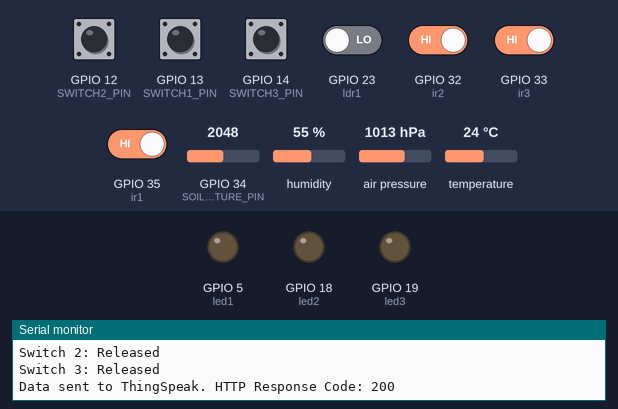
Simulated run of this sketch. Board: ESP32. Shown: output pins drawn as LEDs (lit = HIGH), the last lines printed to the serial monitor. The test bench sets the inputs (shaded band); at power-on: GPIO 12 (SWITCH2_PIN), GPIO 13 (SWITCH1_PIN), GPIO 14 (SWITCH3_PIN), GPIO 32 (ir2), GPIO 33 (ir3), GPIO 35 (ir1) HIGH, GPIO 23 (ldr1) LOW, GPIO 34 (SOIL_MOISTURE_PIN) = 2048, humidity 55 %, air pressure 1013 hPa, temperature 24 °C. WiFi joins after 1.5 s; servers stay silent unless stated; web services answer with replies made up by the test bench.

Above: at 3.2 s.
3.3 s: GPIO 23 (ldr1) driven HIGH
At 4.6 s:
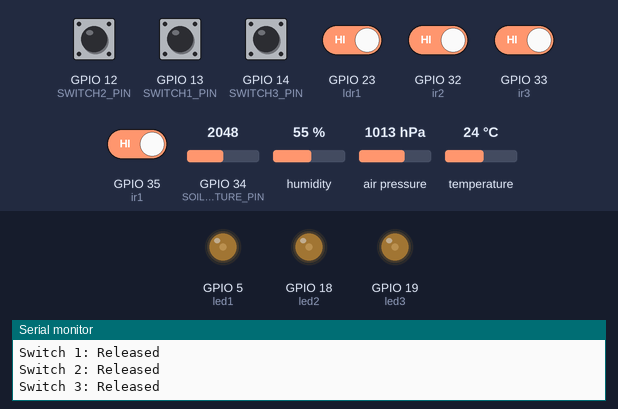
5.2 s: GPIO 32 (ir2) driven LOW
At 6.6 s:
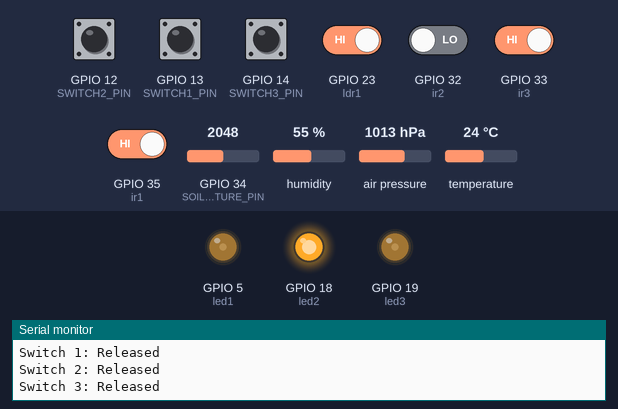
7.1 s: GPIO 35 (ir1) driven LOW
At 8.5 s:
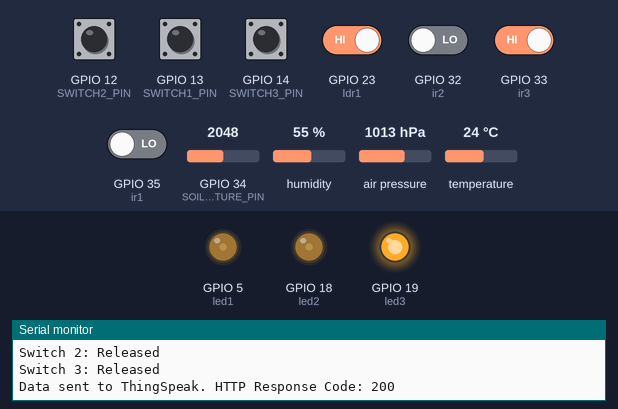
11.5 s: GPIO 35 (ir1) driven HIGH
At 12.4 s:
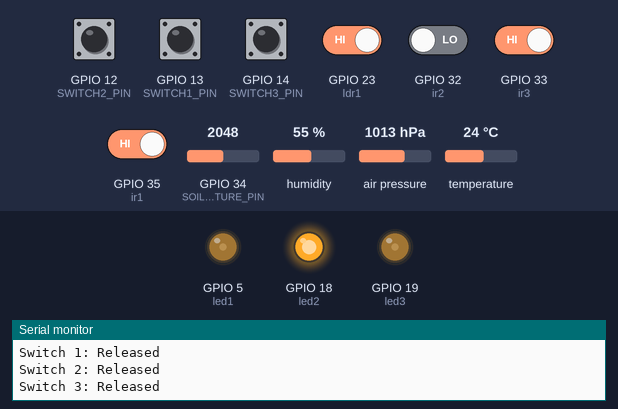
13.4 s: GPIO 32 (ir2) driven HIGH
At 14.3 s:
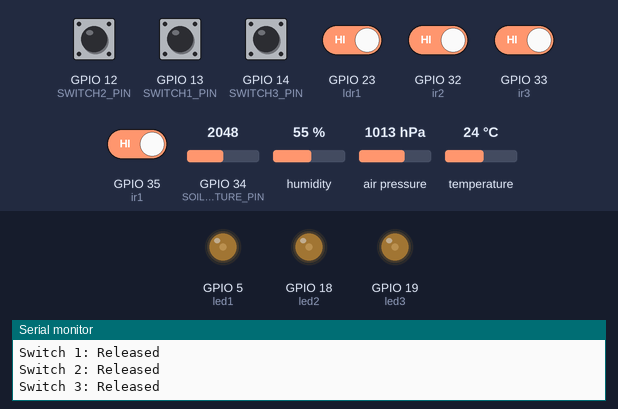
Timing chart, 0 to 16.3 s (numbered marks = the images above; inputs shaded):
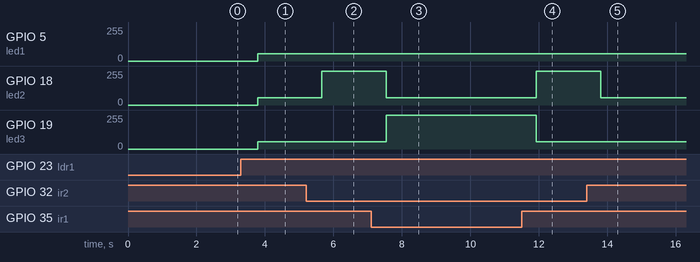

The sketch:

smart_street_light_with_varible_brightness_control.ino
```cpp
#include <WiFi.h>
#include <HTTPClient.h>
#include <DHT.h>
#include <Adafruit_BMP085.h>

int ir1=35;
int ir2=32;
int ir3=33;
int ldr1=23;

int led1=5;
int led2=18;
int led3=19;

const char* ssid = "Project";
const char* password = "12345678";

const char* server = "http://api.thingspeak.com/update";
const char* apiKey = "4S5Q9JYSG86OH6OR";

#define DHTPIN 15
#define DHTTYPE DHT11
DHT dht(DHTPIN, DHTTYPE);

Adafruit_BMP085 bmp;

#define SWITCH1_PIN 13
#define SWITCH2_PIN 12
#define SWITCH3_PIN 14

#define SOIL_MOISTURE_PIN 34

void setup() {
  Serial.begin(115200);

  dht.begin();

  if (!bmp.begin()) {
    Serial.println("Could not find BMP180 sensor!");
    while (1);
  }
  pinMode(ir1,INPUT);
  pinMode(ir2,INPUT);
  pinMode(ir3,INPUT);
  pinMode(ldr1,INPUT);
  pinMode(SOIL_MOISTURE_PIN,INPUT);
  pinMode(led1,OUTPUT);
  pinMode(led2,OUTPUT);
  pinMode(led3,OUTPUT);
  pinMode(SWITCH1_PIN, INPUT_PULLUP);
  pinMode(SWITCH2_PIN, INPUT_PULLUP);
  pinMode(SWITCH3_PIN, INPUT_PULLUP);

  Serial.println("Connecting to Wi-Fi...");
  WiFi.begin(ssid, password);
  while (WiFi.status() != WL_CONNECTED) {
    delay(1000);
    Serial.print(".");
  }
  Serial.println("\nConnected to Wi-Fi");
}

void loop() {

  int ir1r=digitalRead(ir1);
  int ir2r=digitalRead(ir2);
  int ir3r=digitalRead(ir3);
  int ldr1r=digitalRead(ldr1);


  float temperature = dht.readTemperature();
  float humidity = dht.readHumidity();

  float pressure = bmp.readPressure() / 100.0;
  float altitude = bmp.readAltitude();

  int soilMoisture = analogRead(SOIL_MOISTURE_PIN);
  float soilMoisturePercent = map(soilMoisture, 0, 4095, 0, 100);

  int switch1 = digitalRead(SWITCH1_PIN);
  int switch2 = digitalRead(SWITCH2_PIN);
  int switch3 = digitalRead(SWITCH3_PIN);

  Serial.print("Temperature: "); Serial.println(temperature);
  Serial.print("Humidity: "); Serial.println(humidity);
  Serial.print("Pressure: "); Serial.println(pressure);
  Serial.print("Altitude: "); Serial.println(altitude);
  Serial.print("Soil Moisture: "); Serial.print(soilMoisturePercent); Serial.println("%");
  Serial.print("Switch 1: "); Serial.println(switch1 == LOW ? "Pressed" : "Released");
  Serial.print("Switch 2: "); Serial.println(switch2 == LOW ? "Pressed" : "Released");
  Serial.print("Switch 3: "); Serial.println(switch3 == LOW ? "Pressed" : "Released");

  if (WiFi.status() == WL_CONNECTED) {
    HTTPClient http;
    String url = String(server) + "?api_key=" + apiKey +
                 "&field1=" + String(temperature) +
                 "&field2=" + String(humidity) +
                 "&field3=" + String(pressure) +
                 "&field4=" + String(altitude) +
                 "&field5=" + String(soilMoisturePercent) +
                 "&field6=" + String(switch1) +
                 "&field7=" + String(switch2) +
                 "&field8=" + String(switch3);
    http.begin(url);
    int httpResponseCode = http.GET();
    if (httpResponseCode > 0) {
      Serial.print("Data sent to ThingSpeak. HTTP Response Code: ");
      Serial.println(httpResponseCode);
    } else {
      Serial.print("Error sending data to ThingSpeak. HTTP Response Code: ");
      Serial.println(httpResponseCode);
    }
    http.end();
  } else {
    Serial.println("Wi-Fi not connected!");
  }

  if(ldr1r==1){
    if(ir1r==0){
      analogWrite(led1,55);
      analogWrite(led2,55);
      analogWrite(led3,255);
    }
    else if(ir2r==0){
      analogWrite(led1,55);
      analogWrite(led2,255);
      analogWrite(led3,55);
    }
    else if(ir3r==0){
      analogWrite(led1,255);
      analogWrite(led2,55);
      analogWrite(led3,55);
    }
    else{
      analogWrite(led1,55);
      analogWrite(led2,55);
      analogWrite(led3,55);
    }
  }
  else{
    analogWrite(led1,0);
    analogWrite(led2,0);
    analogWrite(led3,0);
  }

  delay(100);
}
```

Measured:
- after the input at 3.3 s, GPIO 5 (led1), GPIO 18 (led2), GPIO 19 (led3): 0/255 → 55/255 after 0.48 s
- after the input at 5.2 s, GPIO 18 (led2): 55/255 → 255/255 after 0.46 s
- after the input at 7.1 s, GPIO 18 (led2): 255/255 → 55/255 after 0.45 s; GPIO 19 (led3): 55/255 → 255/255 after 0.45 s
- after the input at 11.5 s, GPIO 18 (led2): 55/255 → 255/255 after 0.43 s; GPIO 19 (led3): 255/255 → 55/255 after 0.43 s
- after the input at 13.4 s, GPIO 18 (led2): 255/255 → 55/255 after 0.41 s
